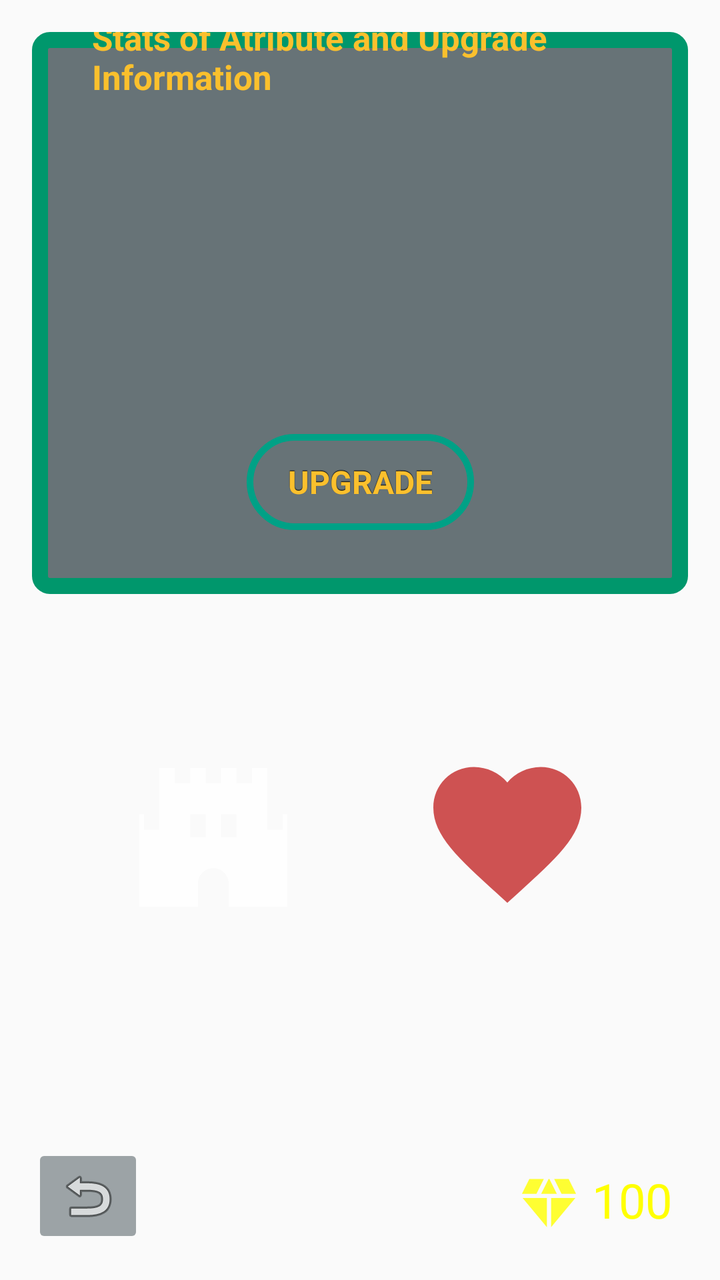
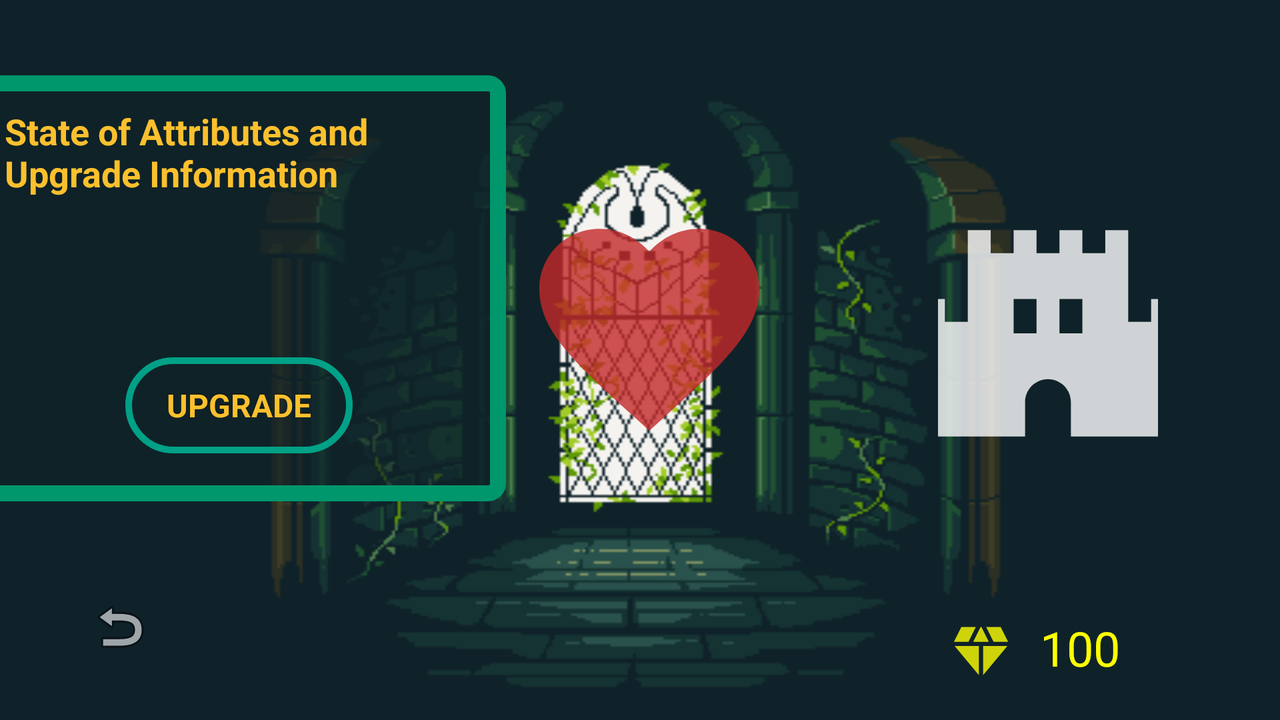

The same Android screen from two of the app's own layout files: first res/layout/ as a phone draws it, then the repository's variant for another configuration, drawn on a device whose configuration selects that folder. Both files follow.
<!-- AndroidManifest.xml: application theme AppTheme -->
<!-- res/layout/activity_upgrade_ability.xml -->
<?xml version="1.0" encoding="utf-8"?>
<android.support.constraint.ConstraintLayout xmlns:android="http://schemas.android.com/apk/res/android"
    xmlns:app="http://schemas.android.com/apk/res-auto"
    xmlns:tools="http://schemas.android.com/tools"
    android:layout_width="match_parent"
    android:layout_height="match_parent"
    android:background="@drawable/bg_dark"
    tools:context=".activity.UpgradeAbility">

    <ImageButton
        android:id="@+id/ua_back"
        android:layout_width="wrap_content"
        android:layout_height="wrap_content"
        android:layout_marginStart="16dp"
        android:layout_marginBottom="16dp"
        android:backgroundTint="@color/main_color"
        app:layout_constraintBottom_toBottomOf="parent"
        app:layout_constraintStart_toStartOf="parent"
        app:srcCompat="@android:drawable/ic_menu_revert"
        tools:ignore="SpeakableTextPresentCheck" />

    <TextView
        android:id="@+id/amountOfDiamonds3"
        android:layout_width="wrap_content"
        android:layout_height="wrap_content"
        android:layout_marginEnd="24dp"
        android:layout_marginBottom="24dp"
        android:gravity="left"
        android:text="100"
        android:textColor="#FFFF00"
        android:textSize="24sp"
        app:layout_constraintBottom_toBottomOf="parent"
        app:layout_constraintEnd_toEndOf="parent" />

    <ImageView
        android:id="@+id/imageView18"
        android:layout_width="27dp"
        android:layout_height="28dp"
        android:layout_marginEnd="8dp"
        android:layout_marginBottom="24dp"
        app:layout_constraintBottom_toBottomOf="parent"
        app:layout_constraintEnd_toStartOf="@+id/amountOfDiamonds3"
        app:srcCompat="@drawable/diamond" />

    <android.support.constraint.ConstraintLayout
        android:layout_width="0dp"
        android:layout_height="0dp"
        android:layout_marginStart="16dp"
        android:layout_marginTop="16dp"
        android:layout_marginEnd="16dp"
        android:background="@drawable/context_frame"
        app:layout_constraintBottom_toTopOf="@+id/constraintLayout7"
        app:layout_constraintEnd_toEndOf="parent"
        app:layout_constraintHorizontal_bias="0.454"
        app:layout_constraintStart_toStartOf="parent"
        app:layout_constraintTop_toTopOf="parent"
        app:layout_constraintVertical_bias="0.135">

        <TextView
            android:id="@+id/textView22"
            style="@style/Towerupdates_Context_Font"
            android:layout_width="276dp"
            android:layout_height="219dp"
            android:layout_marginStart="8dp"
            android:layout_marginTop="8dp"
            android:layout_marginRight="8dp"
            android:layout_marginBottom="8dp"
            android:text="Stats of Atribute and Upgrade Information"
            android:textSize="17sp"
            android:textStyle="bold"
            app:layout_constraintBottom_toTopOf="@+id/upgradeHeart"
            app:layout_constraintEnd_toEndOf="parent"
            app:layout_constraintStart_toStartOf="parent"
            app:layout_constraintTop_toTopOf="parent" />

        <Button
            android:id="@+id/upgradeHeart"
            style="@style/default_button"
            android:layout_width="wrap_content"
            android:layout_height="wrap_content"
            android:layout_marginBottom="32dp"
            android:text="Upgrade"
            app:layout_constraintBottom_toBottomOf="parent"
            app:layout_constraintEnd_toEndOf="parent"
            app:layout_constraintStart_toStartOf="parent" />
    </android.support.constraint.ConstraintLayout>

    <android.support.constraint.ConstraintLayout
        android:id="@+id/constraintLayout7"
        android:layout_width="365dp"
        android:layout_height="243dp"
        android:layout_marginBottom="100dp"
        app:layout_constraintBottom_toBottomOf="parent"
        app:layout_constraintEnd_toEndOf="parent"
        app:layout_constraintHorizontal_bias="0.347"
        app:layout_constraintStart_toStartOf="parent">

        <ImageView
            android:id="@+id/imageView44"
            android:layout_width="74dp"
            android:layout_height="83dp"
            app:layout_constraintBottom_toBottomOf="parent"
            app:layout_constraintEnd_toStartOf="@+id/imageView45"
            app:layout_constraintStart_toStartOf="parent"
            app:layout_constraintTop_toTopOf="parent"
            app:srcCompat="@drawable/tower_symb" />

        <ImageView
            android:id="@+id/imageView45"
            android:layout_width="78dp"
            android:layout_height="74dp"
            app:layout_constraintBottom_toBottomOf="parent"
            app:layout_constraintEnd_toEndOf="parent"
            app:layout_constraintStart_toEndOf="@+id/imageView44"
            app:layout_constraintTop_toTopOf="parent"
            app:srcCompat="@drawable/heart" />

        <ImageButton
            android:id="@+id/buttonTower"
            android:layout_width="114dp"
            android:layout_height="122dp"
            android:background="@drawable/selected_game_upgrade"
            app:layout_constraintBottom_toBottomOf="@+id/imageView44"
            app:layout_constraintEnd_toEndOf="@+id/imageView44"
            app:layout_constraintStart_toStartOf="@+id/imageView44"
            app:layout_constraintTop_toTopOf="@+id/imageView44" />

        <ImageButton
            android:id="@+id/buttonHeart"
            android:layout_width="114dp"
            android:layout_height="122dp"
            android:background="@drawable/selected_game_upgrade"
            app:layout_constraintBottom_toBottomOf="@+id/imageView45"
            app:layout_constraintEnd_toEndOf="@+id/imageView45"
            app:layout_constraintStart_toStartOf="@+id/imageView45"
            app:layout_constraintTop_toTopOf="@+id/imageView45" />

    </android.support.constraint.ConstraintLayout>

</android.support.constraint.ConstraintLayout>
<!-- resources referenced by this layout -->
<resources>
  <color name="main_color">#660f2229</color>
  <!-- drawable context_frame (drawable) -->
  <?xml version="1.0" encoding="utf-8"?>
  <shape xmlns:android="http://schemas.android.com/apk/res/android" android:shape="rectangle" android:opticalInsetLeft="8dp" android:opticalInsetRight="8dp" android:opticalInsetBottom="8dp" android:opticalInsetTop="8dp">
  
      <stroke android:color="#00976C" android:width="8dp"/>
      <solid android:color="#9F0F2229"/>
      <corners android:radius="5dp"/>
  </shape>
  <!-- drawable heart (drawable-anydpi) -->
  <vector xmlns:android="http://schemas.android.com/apk/res/android"
      android:width="24dp"
      android:height="24dp"
      android:viewportWidth="24"
      android:viewportHeight="24"
      android:tint="#C32727"
      android:alpha="0.8">
    <group android:scaleX="1.2"
        android:scaleY="1.2"
        android:translateX="-2.4"
        android:translateY="-3">
      <path
          android:fillColor="@android:color/white"
          android:pathData="M12,21.35l-1.45,-1.32C5.4,15.36 2,12.28 2,8.5 2,5.42 4.42,3 7.5,3c1.74,0 3.41,0.81 4.5,2.09C13.09,3.81 14.76,3 16.5,3 19.58,3 22,5.42 22,8.5c0,3.78 -3.4,6.86 -8.55,11.54L12,21.35z"/>
    </group>
  </vector>
  <!-- drawable selected_game_upgrade (drawable) -->
  <?xml version="1.0" encoding="utf-8"?>
  <selector xmlns:android="http://schemas.android.com/apk/res/android">
      <item android:state_activated="true">
          <shape android:shape="rectangle">
              <stroke android:color="#00ff00" android:width="10px"/>
              <corners android:radius="100px"/>
          </shape>
      </item>
      <item android:state_pressed="true">
          <shape android:shape="rectangle">
              <stroke android:color="#00ff00"/>
              <corners android:radius="10px"/>
          </shape>
      </item>
      <item>
          <shape android:shape="rectangle">
              <stroke android:color="#00000000"></stroke>
          </shape>
      </item>
  </selector>
  <!-- drawable tower_symb (drawable-anydpi) -->
  <vector xmlns:android="http://schemas.android.com/apk/res/android"
      android:width="24dp"
      android:height="24dp"
      android:viewportWidth="24"
      android:viewportHeight="24"
      android:tint="#FFFFFF"
      android:alpha="0.8">
    <group android:scaleX="1.25"
        android:scaleY="1.25"
        android:translateX="-3"
        android:translateY="-3">
      <path
          android:fillColor="@android:color/white"
          android:pathData="M21,9v2h-2V3h-2v2h-2V3h-2v2h-2V3H9v2H7V3H5v8H3V9H1v12h9v-3c0,-1.1 0.9,-2 2,-2s2,0.9 2,2v3h9V9H21zM11,12H9V9h2V12zM15,12h-2V9h2V12z"/>
    </group>
  </vector>
  <style name="Towerupdates_Context_Font">
          <item name="android:textSize">16dip</item>
          <item name="android:textStyle">normal</item>
          <item name="android:textColor">#FBC02D</item>
  
      </style>
  <style name="AppTheme" parent="Theme.AppCompat.Light.DarkActionBar">
          
          <item name="colorPrimary">@color/colorPrimary</item>
          <item name="colorPrimaryDark">@color/colorPrimaryDark</item>
          <item name="colorAccent">@color/colorAccent</item>
      </style>
  <!-- drawable default_button (drawable) -->
  <?xml version="1.0" encoding="utf-8"?>
  <selector xmlns:android="http://schemas.android.com/apk/res/android">
  
      <item android:state_pressed="true">
          <shape android:shape="rectangle">
              <solid android:color="#237C6D"/>
              <corners android:radius="108dp"/>
              <stroke android:color="#00A186" android:width="10px"/>
          </shape>
  
      </item>
  
      <item>
          <shape android:shape="rectangle">
              <stroke android:color="#00A186" android:width="10px"/>
  
              <corners android:radius="108dp"/>
  
          </shape>
  
      </item>
  
  </selector>
  <color name="colorPrimary">#6200EE</color>
  <color name="colorPrimaryDark">#3700B3</color>
  <color name="colorAccent">#03DAC5</color>
</resources>
<!-- res/layout-land/activity_upgrade_ability.xml (the repository's variant of the layout above) -->
<!-- drawn on the phone turned sideways -->
<?xml version="1.0" encoding="utf-8"?>
<android.support.constraint.ConstraintLayout xmlns:android="http://schemas.android.com/apk/res/android"
    xmlns:app="http://schemas.android.com/apk/res-auto"
    xmlns:tools="http://schemas.android.com/tools"
    android:layout_width="match_parent"
    android:layout_height="match_parent"
    android:background="@drawable/bg_dark_land"
    tools:context=".activity.UpgradeAbility">

    <ImageView
        android:id="@+id/imageView15"
        android:layout_width="27dp"
        android:layout_height="28dp"
        android:layout_marginEnd="16dp"
        android:layout_marginBottom="20dp"
        app:layout_constraintBottom_toBottomOf="parent"
        app:layout_constraintEnd_toStartOf="@+id/amountOfDiamonds3"
        app:srcCompat="@drawable/diamond" />

    <TextView
        android:id="@+id/amountOfDiamonds3"
        android:layout_width="wrap_content"
        android:layout_height="wrap_content"
        android:layout_marginEnd="80dp"
        android:layout_marginBottom="20dp"
        android:gravity="left"
        android:text="100"
        android:textColor="#FFFF00"
        android:textSize="24sp"
        app:layout_constraintBottom_toBottomOf="parent"
        app:layout_constraintEnd_toEndOf="parent" />

    <ImageButton
        android:id="@+id/ua_back"
        android:layout_width="wrap_content"
        android:layout_height="wrap_content"
        android:layout_marginStart="32dp"
        android:backgroundTint="@color/main_color"
        app:layout_constraintBottom_toBottomOf="parent"
        app:layout_constraintEnd_toEndOf="@+id/amountOfDiamonds3"
        app:layout_constraintHorizontal_bias="0.0"
        app:layout_constraintStart_toStartOf="parent"
        app:layout_constraintTop_toTopOf="parent"
        app:layout_constraintVertical_bias="0.933"
        app:srcCompat="@android:drawable/ic_menu_revert"
        tools:ignore="SpeakableTextPresentCheck" />

    <android.support.constraint.ConstraintLayout
        android:id="@+id/constraintLayout6"
        android:layout_width="378dp"
        android:layout_height="313dp"
        android:layout_marginEnd="24dp"
        app:layout_constraintBottom_toBottomOf="parent"
        app:layout_constraintEnd_toEndOf="parent"
        app:layout_constraintTop_toTopOf="parent"
        app:layout_constraintVertical_bias="0.226">

        <ImageView
            android:id="@+id/imageView45"
            android:layout_width="114dp"
            android:layout_height="110dp"
            app:layout_constraintBottom_toBottomOf="parent"
            app:layout_constraintEnd_toEndOf="parent"
            app:layout_constraintHorizontal_bias="0.112"
            app:layout_constraintStart_toStartOf="parent"
            app:layout_constraintTop_toTopOf="parent"
            app:layout_constraintVertical_bias="0.497"
            app:srcCompat="@drawable/heart" />

        <ImageView
            android:id="@+id/imageView44"
            android:layout_width="114dp"
            android:layout_height="110dp"
            app:layout_constraintBottom_toBottomOf="parent"
            app:layout_constraintEnd_toEndOf="parent"
            app:layout_constraintHorizontal_bias="0.867"
            app:layout_constraintStart_toStartOf="parent"
            app:layout_constraintTop_toTopOf="parent"
            app:layout_constraintVertical_bias="0.497"
            app:srcCompat="@drawable/tower_symb" />

        <ImageButton
            android:id="@+id/buttonHeart"
            android:layout_width="137dp"
            android:layout_height="132dp"
            android:background="@drawable/selected_game_upgrade"
            app:layout_constraintBottom_toBottomOf="@+id/imageView45"
            app:layout_constraintEnd_toEndOf="@+id/imageView45"
            app:layout_constraintStart_toStartOf="@+id/imageView45"
            app:layout_constraintTop_toTopOf="@+id/imageView45" />

        <ImageButton
            android:id="@+id/buttonTower"
            android:layout_width="137dp"
            android:layout_height="132dp"
            android:background="@drawable/selected_game_upgrade"
            app:layout_constraintBottom_toBottomOf="@+id/imageView44"
            app:layout_constraintEnd_toEndOf="@+id/imageView44"
            app:layout_constraintStart_toStartOf="@+id/imageView44"
            app:layout_constraintTop_toTopOf="@+id/imageView44" />

    </android.support.constraint.ConstraintLayout>

    <android.support.constraint.ConstraintLayout
        android:layout_width="267dp"
        android:layout_height="213dp"
        android:layout_marginTop="1dp"
        android:background="@drawable/context_frame"
        app:layout_constraintBottom_toTopOf="@+id/ua_back"
        app:layout_constraintEnd_toStartOf="@+id/constraintLayout6"
        app:layout_constraintStart_toStartOf="parent"
        app:layout_constraintTop_toTopOf="parent">

        <TextView
            android:id="@+id/textView22"
            style="@style/Towerupdates_Context_Font"
            android:layout_width="234dp"
            android:layout_height="110dp"
            android:layout_marginStart="8dp"
            android:layout_marginEnd="8dp"
            android:text="State of Attributes and Upgrade Information"
            android:textSize="18sp"
            android:textStyle="bold"
            app:layout_constraintBottom_toTopOf="@+id/upgradeHeart"
            app:layout_constraintEnd_toEndOf="parent"
            app:layout_constraintHorizontal_bias="0.49"
            app:layout_constraintStart_toStartOf="parent"
            app:layout_constraintTop_toTopOf="parent" />

        <Button
            android:id="@+id/upgradeHeart"
            style="@style/default_button"
            android:layout_width="wrap_content"
            android:layout_height="wrap_content"
            android:layout_marginBottom="24dp"
            android:text="Upgrade"
            app:layout_constraintBottom_toBottomOf="parent"
            app:layout_constraintEnd_toEndOf="parent"
            app:layout_constraintStart_toStartOf="parent" />
    </android.support.constraint.ConstraintLayout>

</android.support.constraint.ConstraintLayout>
